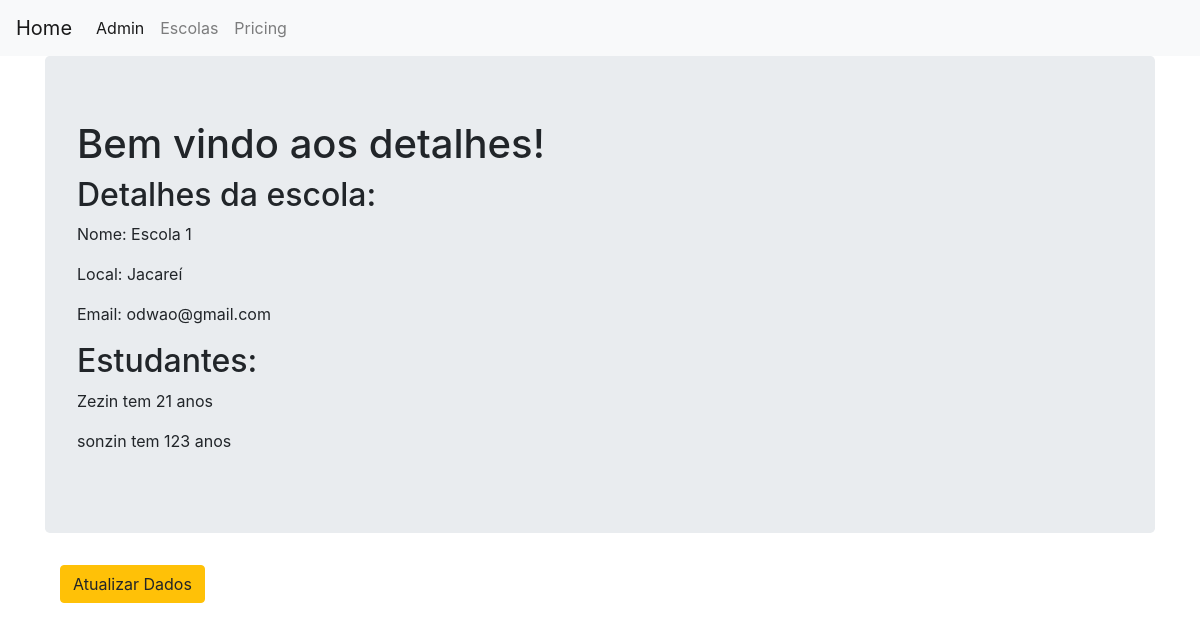
The app's page /escolas/1/ with its own data.
### app_basico/models.py (models this page shows, shortened)
class escola(models.Model):
    nome = models.CharField(max_length=256)
    local = models.CharField(max_length=256)
    email = models.EmailField(max_length=256)

class estudante(models.Model):
    nome = models.CharField(max_length=256)
    escola = models.ForeignKey('escola',on_delete=models.CASCADE,related_name='estudantes' )
    idade = models.PositiveIntegerField()

### app_basico/views.py (the view)
# urls.py: url(r'^(?P<pk>\d+)/$',views.escola_detalhe.as_view(),name='detalhes_escolas'),
class escola_detalhe(DetailView):
    context_object_name = 'detalhes'
    model = escola
    template_name = 'app_basico/detalhes_escolas.html'

### app_basico/templates/app_basico/detalhes_escolas.html
{% extends 'base.html' %}
{% block body_block %}
<div class="jumbotron">
    <h1>Bem vindo aos detalhes!</h1>
    <h2>Detalhes da escola:</h2>
    <p>Nome: {{ detalhes.nome }}</p>
    <p>Local: {{ detalhes.local }}</p>
    <p>Email: {{ detalhes.email}}</p>
    <h2>Estudantes:</h2>
    {% for estudantes in detalhes.estudantes.all %}
    <p>{{ estudantes.nome }} tem {{ estudantes.idade }} anos</p>
    {% endfor %}
</div>
<div class="container">
    <p><a class="btn btn-warning" href="{% url 'app_basico:update_escola' pk=detalhes.pk %}">Atualizar Dados</a></p>
</div>
{% endblock %}

### records on screen
escola: nome "Escola 1", local "Jacareí", email "odwao@gmail.com"
estudante: nome "Zezin", idade "21"
estudante: nome "sonzin", idade "123"
